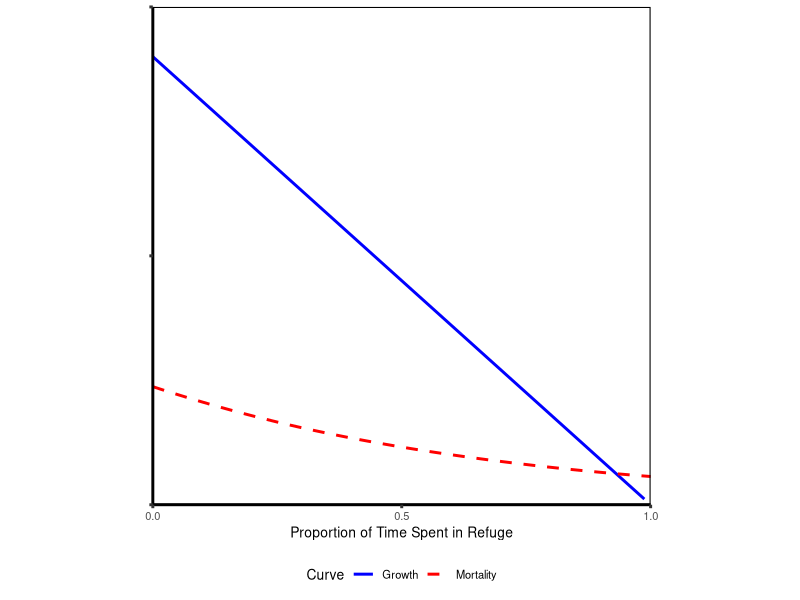

This figure's R source:
## ---- chunk 1
# Generating the baseline curves
trait.vec <- seq(0, 1, by = 0.01)
speed.vec <- 1 - trait.vec


# These formulas are simplified by setting some of the values as constants
# r is always assumed to be 1, while k, s, and v are manipulated values
pred.curve <- function(k, v, s){
  k*sqrt(v^2 + s^2)
}

# R is always assumed to be 1, while s and h are manipulated values
growth.curve <- function(s, R, h){
  (R * s)/(1 + s*R*h)
}


# Build growth curves, for h = 0, 0.5, 1, 2
R_val <- 1

growthcurve.df <- as.data.frame(mat.or.vec(length(speed.vec), 5))
colnames(growthcurve.df) <- c("s", "h_0", "h_0.5", "h_1", "h_2")
growthcurve.df$s <- trait.vec
growthcurve.df$h_0 <- growth.curve(s = growthcurve.df$s, R = R_val, h = 0)
growthcurve.df$h_0.5 <- growth.curve(s = growthcurve.df$s, R = R_val, h = 0.5)
growthcurve.df$h_1 <- growth.curve(s = growthcurve.df$s, R = R_val, h = 1)
growthcurve.df$h_2 <- growth.curve(s = growthcurve.df$s, R = R_val, h = 2)


# Build cost curves, for v = 0, 0.5, 1, 2
k_val <- 1

mortcurve.df <- as.data.frame(mat.or.vec(length(speed.vec), 5))
colnames(mortcurve.df) <- c("s", "v_0", "v_0.5", "v_1", "v_2")
mortcurve.df$s <- trait.vec
mortcurve.df$v_0 <- pred.curve(k = k_val, v = 0, s = mortcurve.df$s)
mortcurve.df$v_0.5 <- pred.curve(k = k_val, v = 0.5, s = mortcurve.df$s)
mortcurve.df$v_1 <- pred.curve(k = k_val, v = 1, s = mortcurve.df$s)
mortcurve.df$v_2 <- pred.curve(k = k_val, v = 2, s = mortcurve.df$s)
## ---- chunk 2
# Combine the two to generate IREF figures

# This is the baseline scenario
baseline.df <- as.data.frame( mat.or.vec( length( speed.vec ), 6) )
colnames(baseline.df) <- c("trait", "speed", "growth_curve", "mort_curve", "fitness", "NCE_CE")
baseline.df$trait <- trait.vec
baseline.df$speed <- speed.vec
h_val <- 8
R_val <- 1
cost_constant_val <- 9
v_val <- 0.2
k_val <- 0.45
pred_constant_val <- 0.98058

baseline.df$growth_curve <- cost_constant_val * growth.curve( s = baseline.df$speed, R = R_val, h = h_val ) # Growth curve
baseline.df$mort_curve <- pred_constant_val * pred.curve( k = k_val, v = v_val, s = baseline.df$speed ) # Mortality curve
baseline.df$fitness <- baseline.df$growth_curve - baseline.df$mort_curve # fitness
baseline.df$NCE_CE <- (1 - baseline.df$growth_curve)/baseline.df$mort_curve # NCE/CE

baseline_optim <- baseline.df$trait[which(baseline.df$fitness == max(baseline.df$fitness))]
baseline_optim_fitness <- baseline.df$fitness[which(baseline.df$fitness == max(baseline.df$fitness))]
baseline_optim_CE <- baseline.df$mort_curve[which(baseline.df$fitness == max(baseline.df$fitness))]
baseline_optim_NCE <- 1 - baseline_optim_CE - baseline_optim_fitness



# Grant figures *appear* to be these params for predator density
# Predator density (k_val) is doubled
preddens.df <- as.data.frame( mat.or.vec( length( speed.vec ), 6) )
colnames(preddens.df) <- c("trait", "speed", "growth_curve", "mort_curve", "fitness", "NCE_CE")
preddens.df$trait <- trait.vec
preddens.df$speed <- speed.vec
h_val <- 8
R_val <- 1
cost_constant_val <- 9
v_val <- 0.2 
k_val <- 0.9 
pred_constant_val <- 0.98058

preddens.df$growth_curve <- cost_constant_val * growth.curve( s = preddens.df$speed, R = R_val, h = h_val ) # Growth curve
preddens.df$mort_curve <- pred_constant_val * pred.curve( k = k_val, v = v_val, s = preddens.df$speed ) # Mortality curve
preddens.df$fitness <- preddens.df$growth_curve - preddens.df$mort_curve # fitness
preddens.df$NCE_CE <- (1 - preddens.df$growth_curve)/preddens.df$mort_curve # NCE/CE

preddens_optim <- preddens.df$trait[which(preddens.df$fitness == max(preddens.df$fitness))]
preddens_optim_fitness <- preddens.df$fitness[which(preddens.df$fitness == max(preddens.df$fitness))]
preddens_optim_CE <- preddens.df$mort_curve[which(preddens.df$fitness == max(preddens.df$fitness))]
preddens_optim_NCE <- 1 - preddens_optim_CE - preddens_optim_fitness


# These *appear* to be the params for foraging mode
# v is five times higher, but k is also (more than) doubled? why?
predmode.df <- as.data.frame( mat.or.vec( length( speed.vec ), 6) )
colnames(predmode.df) <- c("trait", "speed", "growth_curve", "mort_curve", "fitness", "NCE_CE")
predmode.df$trait <- trait.vec
predmode.df$speed <- speed.vec
h_val <- 8
R_val <- 1
cost_constant_val <- 9
v_val <- 1 # this value changes between the baseline and this one, not sure why
k_val <- 1 # This changes from 0.45, which I think is where the change in predator density is coming from
pred_constant_val <- 0.7071068 # this constant changes too, also not sure why


predmode.df$growth_curve <- cost_constant_val * growth.curve( s = predmode.df$speed, R = R_val, h = h_val ) # Growth curve
predmode.df$mort_curve <- pred_constant_val * pred.curve( k = k_val, v = v_val, s = predmode.df$speed ) # Mortality curve
predmode.df$fitness <- predmode.df$growth_curve - predmode.df$mort_curve # fitness
predmode.df$NCE_CE <- (1 - predmode.df$growth_curve)/predmode.df$mort_curve # NCE/CE

predmode_optim <- predmode.df$trait[which(predmode.df$fitness == max(predmode.df$fitness))]
predmode_optim_fitness <- predmode.df$fitness[which(predmode.df$fitness == max(predmode.df$fitness))]
predmode_optim_CE <- predmode.df$mort_curve[which(predmode.df$fitness == max(predmode.df$fitness))]
predmode_optim_NCE <- 1 - predmode_optim_CE - predmode_optim_fitness


# And these *appear* to be the params for resource intake rate
# h is reduced to 1/8 of its original value
# k remains double the baseline, not sure why
prey_h.df <- as.data.frame( mat.or.vec( length( speed.vec ), 6) )
colnames(prey_h.df) <- c("trait", "speed", "growth_curve", "mort_curve", "fitness", "NCE_CE")
prey_h.df$trait <- trait.vec
prey_h.df$speed <- speed.vec
h_val <- 1
R_val <- 1
cost_constant_val <- 2
v_val <- 0.2 
k_val <- 0.9 
pred_constant_val <- 0.98058 

prey_h.df$growth_curve <- cost_constant_val * growth.curve( s = prey_h.df$speed, R = R_val, h = h_val ) # Growth curve
prey_h.df$mort_curve <- pred_constant_val * pred.curve( k = k_val, v = v_val, s = prey_h.df$speed ) # Mortality curve
prey_h.df$fitness <- prey_h.df$growth_curve - prey_h.df$mort_curve # fitness
prey_h.df$NCE_CE <- (1 - prey_h.df$growth_curve)/prey_h.df$mort_curve # NCE/CE

prey_h_optim <- prey_h.df$trait[which(prey_h.df$fitness == max(prey_h.df$fitness))]
prey_h_optim_fitness <- prey_h.df$fitness[which(prey_h.df$fitness == max(prey_h.df$fitness))]
prey_h_optim_CE <- prey_h.df$mort_curve[which(prey_h.df$fitness == max(prey_h.df$fitness))]
prey_h_optim_NCE <- 1 - prey_h_optim_CE - prey_h_optim_fitness
## ---- chunk 3
library(ggplot2)
library(cowplot)

# Fig. 1
fig1_a.plot <- ggplot( data = baseline.df, aes( x = trait ) ) +
  geom_smooth( aes( y = growth_curve ), se = FALSE, color = "blue" ) +
  geom_smooth( aes( y = mort_curve ), se = FALSE, color = "red", linetype = "dashed" ) +
  theme_classic( base_size = 10, base_line_size = 1 ) + 
  ylab("Growth and Mortality") +
  xlab("Displacement Rate") +
  scale_x_continuous(expand = c(0, 0), breaks = c(0, 0.5, 1), labels = c(1000, 500, 1) ) + 
  scale_y_continuous(expand = c(0, 0), limits = c(0, 1), breaks = c(0, 0.5, 1) ) +
  annotate( "text", x = 0.25, y = 0.85, label = "Growth", size = 8/.pt  ) +
  annotate( "text", x = 0.5, y = 0.35, label = "Mortality", size = 8/.pt  ) +
  theme( panel.border = element_rect( color = "black", fill = NA, linewidth = 0.75 ), aspect.ratio = 1 )

fig1_b.plot <- ggplot( data = baseline.df, aes( x = trait ) ) +
  geom_smooth( aes( y = growth_curve, color = "Growth"  ), se = FALSE) +
  geom_smooth( aes( y = mort_curve, color = "Mortality"), se = FALSE, linetype = "dashed" ) +
  geom_smooth( aes( y = fitness, color = "Fitness"), se = FALSE ) +
  theme_classic( base_size = 10, base_line_size = 1 ) + 
  ylab("Growth and Mortality") +
  xlab("Displacement Rate") +
  geom_vline( xintercept = baseline_optim,  size = 0.5, linetype = "dashed", colour = "green" ) +
  annotate( "text", x = 0.3, y = 0.7, label = "Fitness", size = 8/.pt  ) +
  annotate( "text", x = 0.35, y = 0.1, label = "Optimal Trait", size = 8/.pt  ) +
  scale_x_continuous(expand = c(0, 0), breaks = c(0, 0.5, 1), labels = c(1000, 500, 1) ) + 
  scale_y_continuous(expand = c(0, 0), limits = c(0, 1), breaks = c(0, 0.5, 1) ) +
  scale_colour_manual(name = "Curve", values = c("green", "blue", "red")) +
  theme( panel.border = element_rect( color = "black", fill = NA, linewidth = 0.75 ), aspect.ratio = 1,
         axis.title.y = element_blank(), legend.position = "bottom" )

fig1_c.plot <- ggplot( data = baseline.df, aes( x = trait ) ) +
  geom_smooth( aes( y = growth_curve ), color = "blue", se = FALSE ) +
  geom_smooth( aes( y = mort_curve ), color = "red", se = FALSE, linetype = "dashed" ) +
  theme_classic( base_size = 10, base_line_size = 1 ) + 
  ylab("Growth and Mortality") +
  xlab("Displacement Rate") +
  geom_vline( xintercept = baseline_optim,  size = 0.5, linetype = "dashed", colour = "green" ) +
  annotate( "text", x = baseline_optim + 0.15, y = 0.95, label = "NCE = 0.12", size = 7/.pt  ) +
  annotate( "text", x = baseline_optim + 0.15, y = 0.55, label = "0.66", size = 7/.pt  ) +
  annotate( "text", x = baseline_optim + 0.15, y = 0.075, label = "CE = 0.22", size = 7/.pt  ) +
  scale_x_continuous(expand = c(0, 0), breaks = c(0, 0.5, 1), labels = c(1000, 500, 1) ) + 
  scale_y_continuous(expand = c(0, 0), limits = c(0, 1), breaks = c(0, 0.5, 1) ) +
  theme( panel.border = element_rect( color = "black", fill = NA, linewidth = 0.75 ), aspect.ratio = 1,
         axis.title.y = element_blank() )


get_legend_35 <- function(plot) {
  # return all legend candidates
  legends <- get_plot_component(plot, "guide-box", return_all = TRUE)
  # find non-zero legends
  nonzero <- vapply(legends, \(x) !inherits(x, "zeroGrob"), TRUE)
  idx <- which(nonzero)
  # return first non-zero legend if exists, and otherwise first element (which will be a zeroGrob) 
  if (length(idx) > 0) {
    return(legends[[idx[1]]])
  } else {
    return(legends[[1]])
  }
}

fig1.legend <- get_legend_35(fig1_b.plot)
fig1_b.plot <- fig1_b.plot + theme(legend.position = "none")

fig1.plot <- plot_grid( fig1_a.plot, fig1_b.plot, fig1_c.plot, ncol = 3, labels = "auto", label_y = 0.75, align = c("hv") )
fig1.plot <- plot_grid( fig1.plot, fig1.legend, rel_heights = c(1, 0.1), ncol = 1)

# ggsave("fig1.png", plot = fig1.plot, dpi = 300)

## ---- chunk 4
# Fig. 2
baseline.plot <- ggplot( data = baseline.df, aes( x = trait ) ) +
  geom_smooth( aes( y = growth_curve ), se = FALSE, color = "blue" ) +
  geom_smooth( aes( y = mort_curve ), se = FALSE, color = "red", linetype = "dashed" ) +
  theme_classic( base_size = 10, base_line_size = 1 ) + 
  ylab("Growth and Mortality") +
  xlab("Displacement Rate") +
  geom_vline( xintercept = baseline_optim,  size = 0.5, linetype = "dashed", colour = "green" ) +
  annotate( "text", x = baseline_optim + 0.15, y = 0.95, label = "NCE = 0.12", size = 7/.pt  ) +
  annotate( "text", x = baseline_optim + 0.15, y = 0.55, label = "0.66", size = 7/.pt  ) +
  annotate( "text", x = baseline_optim + 0.15, y = 0.075, label = "CE = 0.22", size = 7/.pt  ) +
  scale_x_continuous(expand = c(0, 0), breaks = c(0, 0.5, 1), labels = c(1000, 500, 1) ) + 
  scale_y_continuous(expand = c(0, 0), limits = c(0, 1), breaks = c(0, 0.5, 1) ) +
  theme( panel.border = element_rect( color = "black", fill = NA, linewidth = 0.75 ), aspect.ratio = 1,
         axis.title.x = element_blank(),
         axis.text.x = element_blank() )

preddens.plot <- ggplot( data = preddens.df, aes( x = trait ) ) +
  geom_smooth( aes( y = growth_curve ), se = FALSE, color = "blue" ) +
  geom_smooth( aes( y = mort_curve ), se = FALSE, color = "red", linetype = "dashed" ) +
  theme_classic( base_size = 10, base_line_size = 1 ) + 
  ylab("Growth and Mortality") +
  xlab("Displacement Rate") +
  geom_vline( xintercept = preddens_optim,  size = 0.5, linetype = "dashed", colour = "green" ) +
  annotate( "text", x = preddens_optim + 0.15, y = 0.95, label = "NCE = 0.20", size = 7/.pt  ) +
  annotate( "text", x = preddens_optim + 0.15, y = 0.45, label = "0.48", size = 7/.pt  ) +
  annotate( "text", x = preddens_optim + 0.15, y = 0.15, label = "CE = 0.32", size = 7/.pt  ) +
  scale_x_continuous(expand = c(0, 0), breaks = c(0, 0.5, 1), labels = c(1000, 500, 1) ) + 
  scale_y_continuous(expand = c(0, 0), limits = c(0, 1), breaks = c(0, 0.5, 1) ) +
  theme( panel.border = element_rect( color = "black", fill = NA, linewidth = 0.75 ), aspect.ratio = 1,
         axis.title.x = element_blank(),
         axis.text.x = element_blank(),
         axis.title.y = element_blank(),
         axis.text.y = element_blank() )

predmode.plot <- ggplot( data = predmode.df, aes( x = trait ) ) +
  geom_smooth( aes( y = growth_curve ), se = FALSE, color = "blue" ) +
  geom_smooth( aes( y = mort_curve ), se = FALSE, color = "red", linetype = "dashed" ) +
  theme_classic( base_size = 10, base_line_size = 1 ) + 
  ylab("Growth and Mortality") +
  xlab("Displacement Rate") +
  geom_vline( xintercept = predmode_optim,  size = 0.5, linetype = "dashed", colour = "green" ) +
  annotate( "text", x = predmode_optim + 0.15, y = 0.95, label = "NCE = 0.09", size = 7/.pt  ) +
  annotate( "text", x = predmode_optim + 0.15, y = 0.8, label = "0.11", size = 7/.pt  ) +
  annotate( "text", x = predmode_optim + 0.15, y = 0.5, label = "CE = 0.80", size = 7/.pt  ) +
  scale_x_continuous(expand = c(0, 0), breaks = c(0, 0.5, 1), labels = c(1000, 500, 1) ) + 
  scale_y_continuous(expand = c(0, 0), limits = c(0, 1), breaks = c(0, 0.5, 1) ) +
  theme( panel.border = element_rect( color = "black", fill = NA, linewidth = 0.75 ), aspect.ratio = 1 )

prey_h.plot <- ggplot( data = prey_h.df, aes( x = trait ) ) +
  geom_smooth( aes( y = growth_curve, colour = "Growth" ), se = FALSE ) +
  geom_smooth( aes( y = mort_curve, colour = "Mortality" ), se = FALSE, linetype = "dashed" ) +
  theme_classic( base_size = 10, base_line_size = 1 ) + 
  ylab("Growth and Mortality") +
  xlab("Displacement Rate") +
  geom_vline( xintercept = prey_h_optim,  size = 0.5, linetype = "dashed", colour = "green" ) +
  annotate( "text", x = prey_h_optim + 0.15, y = 0.8, label = "NCE = 0.29", size = 7/.pt  ) +
  annotate( "text", x = prey_h_optim + 0.15, y = 0.5, label = "0.19", size = 7/.pt  ) +
  annotate( "text", x = prey_h_optim + 0.15, y = 0.25, label = "CE = 0.52", size = 7/.pt  ) +
  scale_x_continuous(expand = c(0, 0), breaks = c(0, 0.5, 1), labels = c(1000, 500, 1) ) + 
  scale_y_continuous(expand = c(0, 0), limits = c(0, 1), breaks = c(0, 0.5, 1) ) +
  scale_colour_manual(name = "Curve", values = c("blue", "red")) +
  theme( panel.border = element_rect( color = "black", fill = NA, linewidth = 0.75 ), aspect.ratio = 1,
         axis.title.y = element_blank(), 
         axis.text.y = element_blank(),
         legend.position = "bottom" )



iref.legend <- get_legend_35(prey_h.plot)
prey_h.plot <- prey_h.plot + theme( legend.position = "none" )

iref.fig <- plot_grid( baseline.plot, preddens.plot, predmode.plot, prey_h.plot, ncol = 2, labels = "auto", align = c("hv") )
iref.fig <- plot_grid( iref.fig, iref.legend, ncol = 1, rel_heights = c(1, 0.1) )

# ggsave("fig2.png", plot = iref.fig, dpi = 300)
## ---- chunk 5

threshold.df <- as.data.frame( mat.or.vec( length( speed.vec ), 6) )
colnames(threshold.df) <- c("trait", "speed", "growth_curve", "mort_curve", "fitness", "NCE_CE")
threshold.df$trait <- trait.vec
threshold.df$speed <- speed.vec
h_val <- 8
R_val <- 1
cost_constant_val <- 9
v_val <- 1
k_val <- 0.45
pred_constant_val <- 1.41421
p_vec <- seq(0, 1, by = 0.05)

thresh_plot.df <- as.data.frame( mat.or.vec( length(p_vec), 3 ) )
colnames(thresh_plot.df) <- c("preddens", "optim", "relstr")


for (i in 1:length(p_vec)){
  
threshold.df$growth_curve <- cost_constant_val * growth.curve( s = threshold.df$speed, R = R_val, h = h_val ) # Growth curve
threshold.df$mort_curve <- pred_constant_val * p_vec[i] * pred.curve( k = k_val, v = v_val, s = threshold.df$speed ) # Mortality curve
threshold.df$fitness <- threshold.df$growth_curve - threshold.df$mort_curve # fitness
threshold.df$NCE_CE <- (1 - threshold.df$growth_curve)/threshold.df$mort_curve # NCE/CE

thresh_plot.df$preddens[i] <- p_vec[i]
thresh_plot.df$optim[i] <- threshold.df$trait[which(threshold.df$fitness == max(threshold.df$fitness))]
thresh_plot.df$relstr[i] <- (1 - threshold.df$growth_curve[which(threshold.df$fitness == max(threshold.df$fitness))])/((1 - threshold.df$growth_curve[which(threshold.df$fitness == max(threshold.df$fitness))]) + threshold.df$mort_curve[which(threshold.df$fitness == max(threshold.df$fitness))])
}

thresh.plot <- ggplot( data = thresh_plot.df, aes( x = preddens, y = optim ) ) +
  geom_point( ) +
  theme_classic( base_size = 10, base_line_size = 1 ) + 
  ylab("Optimal Trait Value") +
  xlab("Predator Density") +
  scale_x_continuous(expand = c(0, 0) ) + 
  theme( panel.border = element_rect( color = "black", fill = NA, linewidth = 0.75 ), aspect.ratio = 1)

# ggsave("fig3.png", plot = thresh.plot, dpi = 300)

## ---- chunk 6
## We'll start with the extreme case: what if there's a refuge with *no food* but *no predators*?

# First, set up dataframe and important variables
refuge.df <- as.data.frame( mat.or.vec( 25, 5 ) )
colnames(refuge.df) <- c("proptime", "growth_curve", "mort_curve", "fitness", "NCE_CE")
refuge.df$proptime <- seq(0, 1, by = 1/24) # Prey can spend between 0 and 24 hours in the refuge, incremented by hours

# For now, assume one constant speed by prey in both habitats
# These constants come from the baseline scenario, i.e. Fig. 2 in the grant proposal
# With the addition of some constants to describe conditions in the refuge, noted below
h_val <- 8 # prey handling time
R_val <- 1 # resource density outside of refuge
R_refuge_val <- 0 # resource density inside refuge
cost_constant_val <- 9 # a constant Scott applied to the growth curve to make the numbers cleaner
s_val <- 0.5 # prey velocity
v_val <- 0.2 # predator velocity
k_val <- 0.45 # predator density outside refuge
k_refuge_val <- 0 # predator density in refuge
pred_constant_val <- 0.98058 # a constant Scott applied to the mortality curve to make the numbers cleaner


for ( i in 1:nrow( refuge.df ) ){ # For each possible value of proptime, calculate the total risk and mortality in a 24hr period
refuge.df$growth_curve[i] <- (1 - refuge.df$proptime[i]) * ( cost_constant_val * growth.curve( s = s_val, R = R_val, h = h_val ) ) # Growth curve is simply how much food you can get in the time you spend outside of the refuge

refuge.df$mort_curve[i] <- exp( ( ( refuge.df$proptime[i] ) * log( pred_constant_val * pred.curve( k = k_val, v = v_val, s =
                                                                                            s_val ) ) ) ) * ( pred_constant_val * pred.curve( k = k_val, v = v_val, s =
                                                                                            s_val ) )  # Mortality curve, since risk in the refuge is zero this only considers risk during time spent outside of the refuge
}

refuge.df$fitness <- 1 - ( 1 - refuge.df$growth_curve ) - refuge.df$mort_curve
refuge.df$NCE_CE <- refuge.df$growth_curve / refuge.df$mort_curve

refuge_optim <- refuge.df$proptime[which(refuge.df$fitness == max(refuge.df$fitness))]
refuge_optim_fitness <- refuge.df$fitness[which(refuge.df$fitness == max(refuge.df$fitness))]
refuge_optim_CE <- refuge.df$mort_curve[which(refuge.df$fitness == max(refuge.df$fitness))]
refuge_optim_NCE <- 1 - refuge_optim_CE - refuge_optim_fitness

ggplot( data = refuge.df, aes( x = proptime ) ) +
  geom_smooth( aes( y = growth_curve, colour = "Growth" ), se = FALSE ) +
  geom_smooth( aes( y = mort_curve, colour = "Mortality" ), se = FALSE, linetype = "dashed" ) +
  theme_classic( base_size = 10, base_line_size = 1 ) + 
  ylab("Growth and Mortality") +
  xlab("Proportion of Time Spent in Refuge") +
  scale_x_continuous(expand = c(0, 0), breaks = c(0, 0.5, 1) ) + 
  scale_y_continuous(expand = c(0, 0), limits = c(0, 1), breaks = c(0, 0.5, 1) ) +
  scale_colour_manual(name = "Curve", values = c("blue", "red")) +
  theme( panel.border = element_rect( color = "black", fill = NA, linewidth = 0.75 ), aspect.ratio = 1,
         axis.title.y = element_blank(), 
         axis.text.y = element_blank(),
         legend.position = "bottom" )
